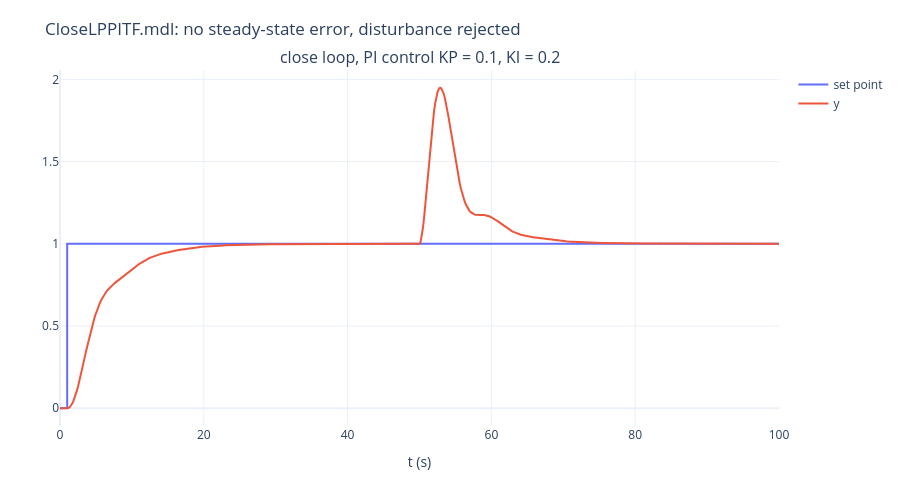

Notebook code for this chart:
### Markdown cell above
## 3. PI 控制消除穩態誤差 `CloseLPPITF.mdl`、`PID_IESS.mdl`

`CloseLPPITF`：$e$ → $K_P=0.1$ 與 $K_I=0.2$ → 積分器，兩路相加後加上干擾進入 $G(s)$：
$G_c(s)=K_P+\dfrac{K_I}{s}$，特性方程式 $s^3+s^2+(1+K_P)s+K_I=0$。
加了積分器後是 Type 1 系統，步階輸入與步階干擾的穩態誤差都是 0。

### Code cell
def pi_closed(KP, KI, plant=P, dist=d, T=100):
    """PI 控制閉迴路：Sum4 = r − y → KP、KI → Integrator → Sum3 = KP·e + ∫KI·e，再加干擾進入受控體"""
    n = plant.n

    def rhs(t, s):
        x, z = s[:n], s[n]
        e = r(t) - plant.y(x)
        u = dist(t) + KP * e + z
        return np.r_[plant.dx(x, u), KI * e]
    t, X = simulate(rhs, np.zeros(n + 1), T, breaks=(1, 50))
    return t, plant.C @ X[:n]


t, y_pi = pi_closed(0.1, 0.2)
print(f"CloseLPPITF: y(49.99) = {val(t, y_pi, 49.99):.4f}, y(100) = {val(t, y_pi, 100):.4f}")
print("closed-loop poles:", 0 + np.round(np.roots([1, 1, 1.1, 0.2]), 4))
scope(t, {"close loop, PI control KP = 0.1, KI = 0.2": [("set point", sp(t)), ("y", y_pi)]},
      "CloseLPPITF.mdl: no steady-state error, disturbance rejected")

### Figure 1 — Plotly figure (JSON) as saved in the notebook; plotly's stock layout.template omitted (floating-point values rounded to 4 significant figures; data arrays with more than 128 entries replaced by an {"elided": "..."} marker saying what was removed)
{"data": [{"mode": "lines", "name": "set point", "type": "scatter", "x": [0, 1.0, 1.0, 100.0], "xaxis": "x", "y": [0, 0, 1, 1], "yaxis": "y"}, {"mode": "lines", "name": "y", "type": "scatter", "x": {"elided": "589 float values"}, "xaxis": "x", "y": {"elided": "589 float values"}, "yaxis": "y"}], "layout": {"annotations": [{"font": {"size": 16}, "showarrow": false, "text": "close loop, PI control KP = 0.1, KI = 0.2", "x": 0.5, "xanchor": "center", "xref": "paper", "y": 1.0, "yanchor": "bottom", "yref": "paper"}], "height": 480, "margin": {"b": 50, "l": 60, "r": 20, "t": 70}, "title": {"text": "CloseLPPITF.mdl: no steady-state error, disturbance rejected"}, "xaxis": {"anchor": "y", "domain": [0.0, 1.0], "title": {"text": "t (s)"}}, "yaxis": {"anchor": "x", "domain": [0.0, 1.0]}}}
